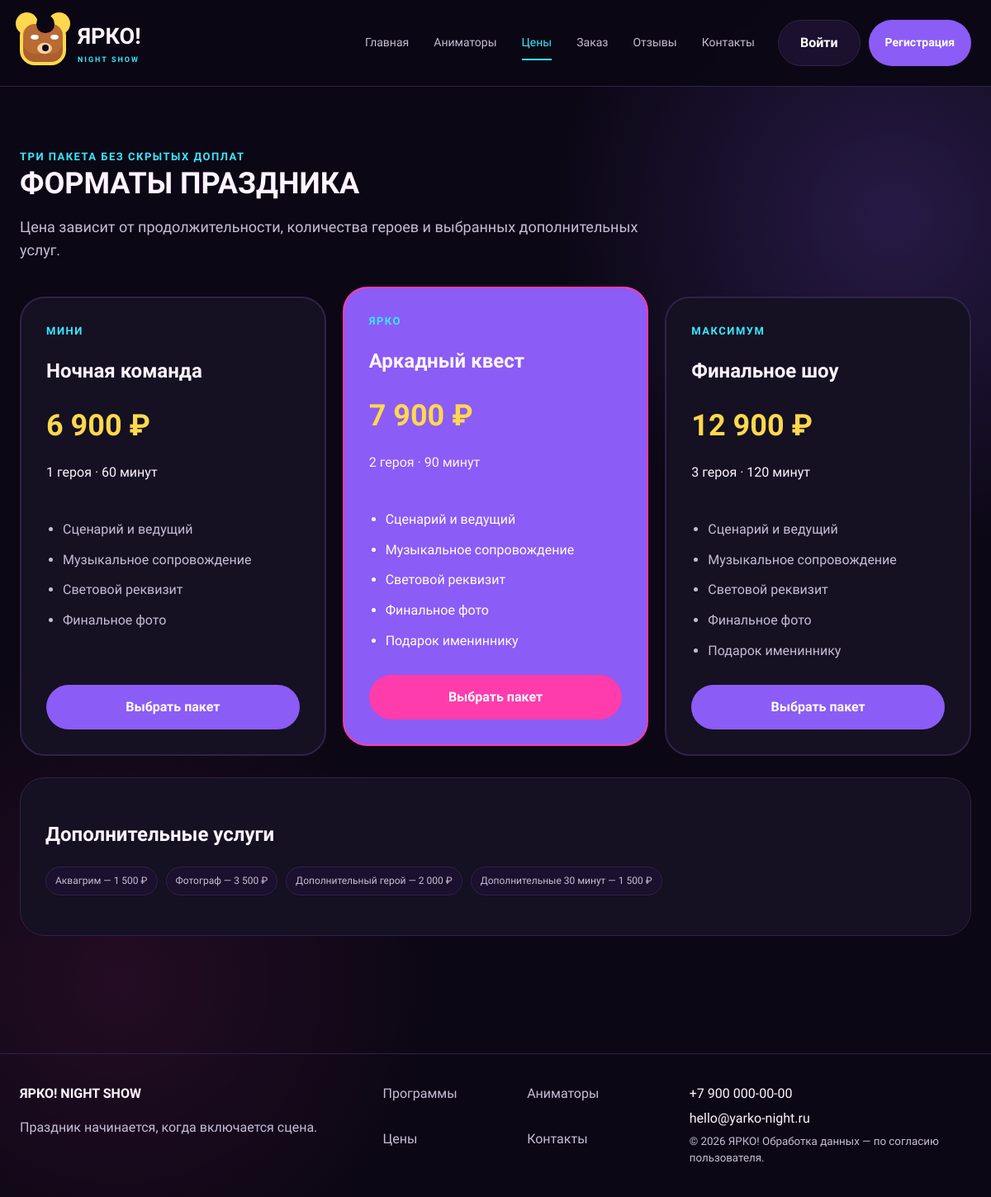
The app's page /prices.php with its own data.
### tables this page shows
CREATE TABLE programs (
  id INT UNSIGNED AUTO_INCREMENT PRIMARY KEY,
  name VARCHAR(120) NOT NULL,
  slug VARCHAR(140) NOT NULL UNIQUE,
  summary VARCHAR(255) NOT NULL,
  description TEXT NOT NULL,
  age_group VARCHAR(40) NOT NULL,
  duration_minutes SMALLINT UNSIGNED NOT NULL,
  heroes_count TINYINT UNSIGNED NOT NULL,
  price DECIMAL(10,2) NOT NULL,
  accent ENUM('violet','pink','cyan','yellow') NOT NULL DEFAULT 'violet',
  is_active TINYINT(1) NOT NULL DEFAULT 1
);

### functions.php (called while the page is built, shortened)
<?php
function e(mixed $value): string
{
    return htmlspecialchars((string)$value, ENT_QUOTES | ENT_SUBSTITUTE, 'UTF-8');
}
function flashes(): array
{
    $items = $_SESSION['flash'] ?? [];
    return $items;
}
function programs(): array
{
    $pdo = db();
    if ($pdo) {
        return $pdo->query('SELECT * FROM programs WHERE is_active = 1 ORDER BY price')->fetchAll();
    }
    return [
        ['id'=>1,'name'=>'Ночная команда','summary'=>'Сценарий с маскотами, музыкой и световым финалом','age_group'=>'6–12 лет','duration_minutes'=>60,'heroes_count'=>1,'price'=>6900,'accent'=>'pink'],
        ['id'=>2,'name'=>'Аркадный квест','summary'=>'Командные испытания и безопасная ночная атмосфера','age_group'=>'7–12 лет','duration_minutes'=>90,'heroes_count'=>2,'price'=>7900,'accent'=>'cyan'],
        ['id'=>3,'name'=>'Финальное шоу','summary'=>'Большая программа с тремя героями и фотографом','age_group'=>'8–14 лет','duration_minutes'=>120,'heroes_count'=>3,'price'=>12900,'accent'=>'yellow'],
    ];
}
function format_price(float $price): string
{
    return number_format($price, 0, ',', ' ') . ' ₽';
}

### prices.php (the view, shortened to what this page needs)
<?php
require_once __DIR__ . '/functions.php';
$pageTitle='Цены'; $active='prices'; $items=programs();
require __DIR__ . '/partials/header.php';
?>
<section class="section"><div class="container"><span class="eyebrow">Три пакета без скрытых доплат</span><h1 class="section-title">ФОРМАТЫ ПРАЗДНИКА</h1><p class="lead">Цена зависит от продолжительности, количества героев и выбранных дополнительных услуг.</p><div class="pricing-grid" style="margin-top:42px">
<?php foreach($items as $index=>$item): ?><article class="price-card <?= $index===1?'featured':'' ?>"><span class="eyebrow"><?= ['Мини','Ярко','Максимум'][$index] ?></span><h2><?= e($item['name']) ?></h2><div class="price"><?= format_price((float)$item['price']) ?></div><p><?= (int)$item['heroes_count'] ?> героя · <?= (int)$item['duration_minutes'] ?> минут</p><ul><li>Сценарий и ведущий</li><li>Музыкальное сопровождение</li><li>Световой реквизит</li><li>Финальное фото</li><?php if($index>0): ?><li>Подарок имениннику</li><?php endif; ?></ul><a class="button <?= $index===1?'button--pink':'' ?>" href="order.php?program=<?= (int)$item['id'] ?>">Выбрать пакет</a></article><?php endforeach; ?>
</div><div class="panel" style="margin-top:26px"><h2>Дополнительные услуги</h2><div class="meta"><span class="tag">Аквагрим — 1 500 ₽</span><span class="tag">Фотограф — 3 500 ₽</span><span class="tag">Дополнительный герой — 2 000 ₽</span><span class="tag">Дополнительные 30 минут — 1 500 ₽</span></div></div></div></section>
<?php require __DIR__ . '/partials/footer.php'; ?>

### assets/css/style.css (style rules this page uses)
:root { --bg:#0b0714;--surface:#151022;--surface2:#1b102d;--line:#312248;--white:#fff4ff;--muted:#c6bdd6;--violet:#8b5cf6;--pink:#ff3cac;--cyan:#38e8ff;--yellow:#ffd84d;--red:#ff4d6d;--radius:28px;--shadow:0 24px 80px rgba(82,40,150,.28) }
* { box-sizing:border-box }
html { scroll-behavior:smooth }
body { margin:0;background:var(--bg);color:var(--white);font-family:Onest,Arial,sans-serif;line-height:1.55;background-image:radial-gradient(circle at 90% 18%,rgba(139,92,246,.22),transparent 26%),radial-gradient(circle at 12% 82%,rgba(255,60,172,.10),transparent 25%) }
a { color:inherit;text-decoration:none }
.container { width:min(1320px,calc(100% - 48px));margin:auto }
.button { display:inline-flex;justify-content:center;align-items:center;border:0;border-radius:999px;padding:15px 26px;background:var(--violet);color:#fff;font-weight:700;cursor:pointer;transition:.2s transform,.2s filter }
.button--pink { background:var(--pink) }
.section { padding:72px 0 }
.eyebrow { color:var(--cyan);font-weight:800;font-size:13px;text-transform:uppercase;letter-spacing:1.5px }
.section-title { font-family:Unbounded,sans-serif;font-size:clamp(28px,3vw,44px);line-height:1.15;margin:0 0 14px }
.lead { font-size:18px;color:var(--muted);max-width:760px }
.price { font-family:Unbounded,sans-serif;color:var(--yellow);font-weight:800;font-size:25px }
.meta { display:flex;gap:10px;flex-wrap:wrap;margin:18px 0 }
.tag { background:var(--surface2);border:1px solid var(--line);border-radius:999px;padding:7px 11px;color:var(--muted);font-size:12px }
.pricing-grid { display:grid;grid-template-columns:repeat(3,1fr);gap:20px }
.price-card { background:var(--surface);border:2px solid var(--line);border-radius:30px;padding:30px;display:flex;flex-direction:column;min-height:470px }
.price-card.featured { background:var(--violet);border-color:var(--pink);transform:translateY(-12px) }
.price-card ul { padding-left:20px;color:var(--muted);flex:1 }
.price-card.featured ul { color:#fff }
.price-card li { margin:12px 0 }
.price-card .price { font-size:36px }
.panel { background:var(--surface);border:1px solid var(--line);border-radius:30px;padding:30px }
html,body { overflow-x:hidden }

### records on screen
programs: Мини "МИНИ", name "Ночная команда", price "6 900 ₽", heroes_count "1", duration_minutes "60"
programs: Мини "ЯРКО", name "Аркадный квест", price "7 900 ₽", heroes_count "2", duration_minutes "90", shows "Подарок имениннику"
programs: Мини "МАКСИМУМ", name "Финальное шоу", price "12 900 ₽", heroes_count "3", duration_minutes "120", shows "Подарок имениннику"
